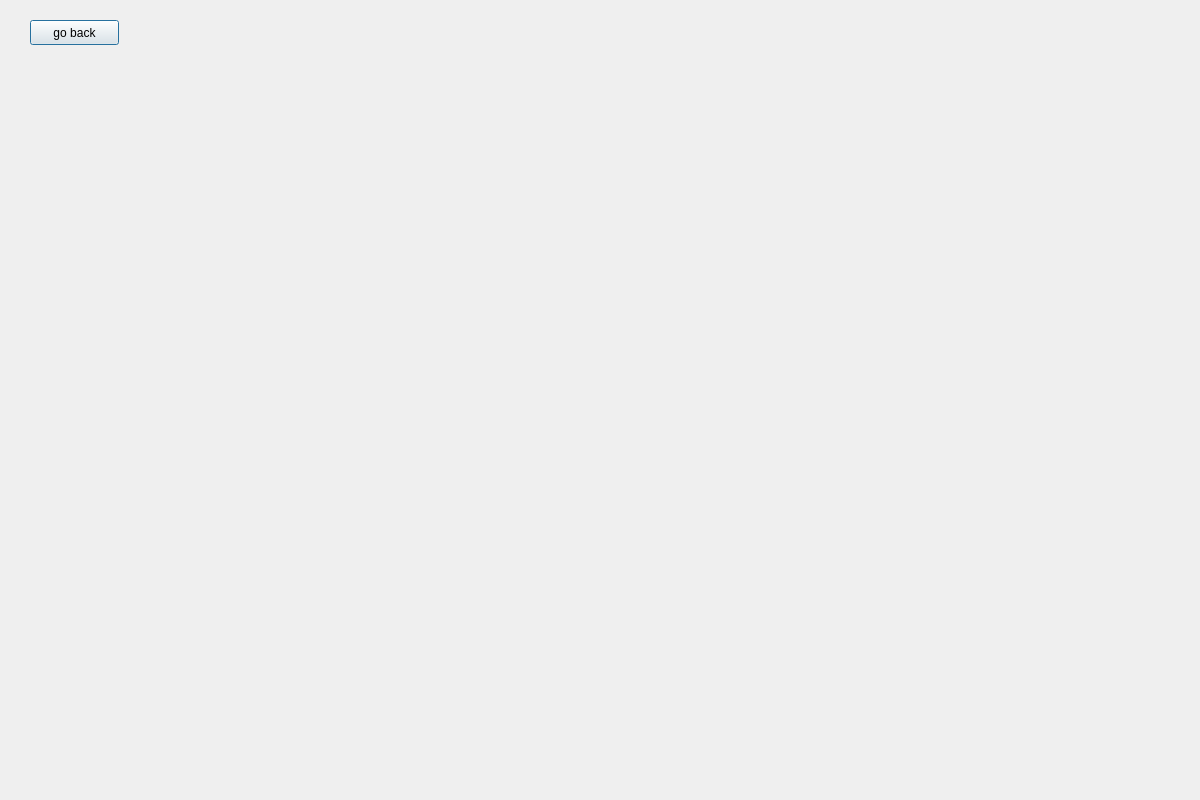
<?xml version="1.0" encoding="UTF-8"?>
<ui version="4.0">
 <class>Dialog</class>
 <widget class="QDialog" name="Dialog">
  <property name="geometry">
   <rect>
    <x>0</x>
    <y>0</y>
    <width>1200</width>
    <height>800</height>
   </rect>
  </property>
  <property name="windowTitle">
   <string>Fourierova transformácia</string>
  </property>
  <widget class="QPushButton" name="pushButton">
   <property name="geometry">
    <rect>
     <x>30</x>
     <y>20</y>
     <width>89</width>
     <height>25</height>
    </rect>
   </property>
   <property name="text">
    <string>go back</string>
   </property>
  </widget>
 </widget>
 <resources/>
 <connections/>
</ui>
